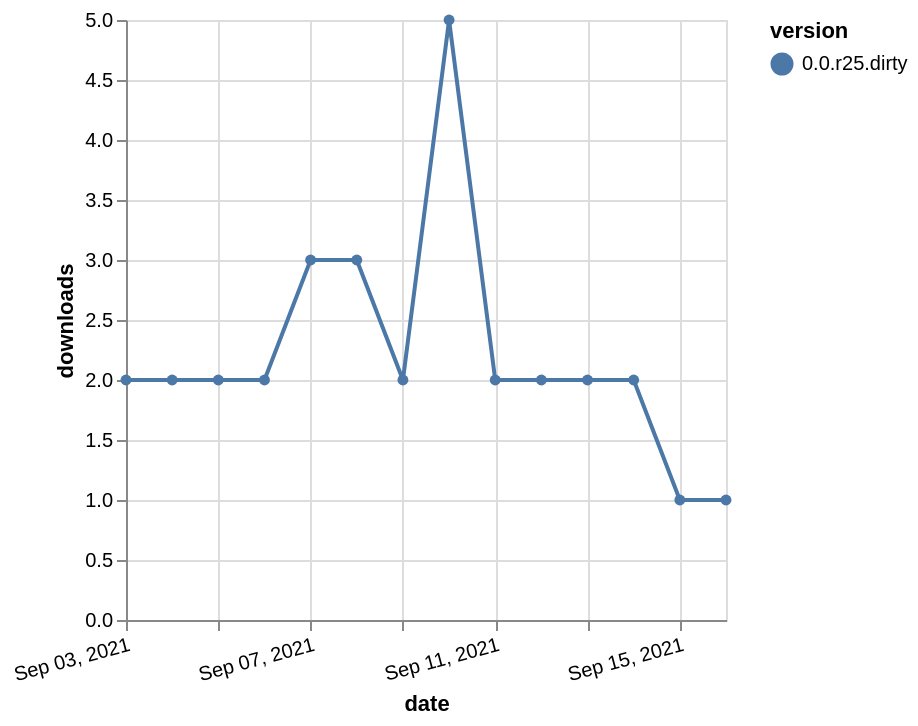

Source (Vega-Lite JSON):
### Vega-Lite specification from a JSON file in a GitHub repository (floating-point values rounded to 4 significant figures)
{"$schema": "https://vega.github.io/schema/vega-lite/v5.json", "description": "A simple bar chart with embedded data.", "data": {"values": [{"date": "2021-09-03", "total": 437, "delta": 2, "version": "0.0.r25.dirty"}, {"date": "2021-09-04", "total": 439, "delta": 2, "version": "0.0.r25.dirty"}, {"date": "2021-09-05", "total": 441, "delta": 2, "version": "0.0.r25.dirty"}, {"date": "2021-09-06", "total": 443, "delta": 2, "version": "0.0.r25.dirty"}, {"date": "2021-09-07", "total": 446, "delta": 3, "version": "0.0.r25.dirty"}, {"date": "2021-09-08", "total": 449, "delta": 3, "version": "0.0.r25.dirty"}, {"date": "2021-09-09", "total": 451, "delta": 2, "version": "0.0.r25.dirty"}, {"date": "2021-09-10", "total": 456, "delta": 5, "version": "0.0.r25.dirty"}, {"date": "2021-09-11", "total": 458, "delta": 2, "version": "0.0.r25.dirty"}, {"date": "2021-09-12", "total": 460, "delta": 2, "version": "0.0.r25.dirty"}, {"date": "2021-09-13", "total": 462, "delta": 2, "version": "0.0.r25.dirty"}, {"date": "2021-09-14", "total": 464, "delta": 2, "version": "0.0.r25.dirty"}, {"date": "2021-09-15", "total": 465, "delta": 1, "version": "0.0.r25.dirty"}, {"date": "2021-09-16", "total": 466, "delta": 1, "version": "0.0.r25.dirty"}]}, "width": "container", "mark": {"type": "line", "point": {"filled": true}}, "encoding": {"x": {"field": "date", "type": "temporal", "timeUnit": "yearmonthdate", "title": "date", "axis": {"labelAngle": -15}}, "y": {"field": "delta", "type": "quantitative", "title": "downloads"}, "color": {"field": "version", "type": "nominal"}, "tooltip": {"field": "delta"}}}
